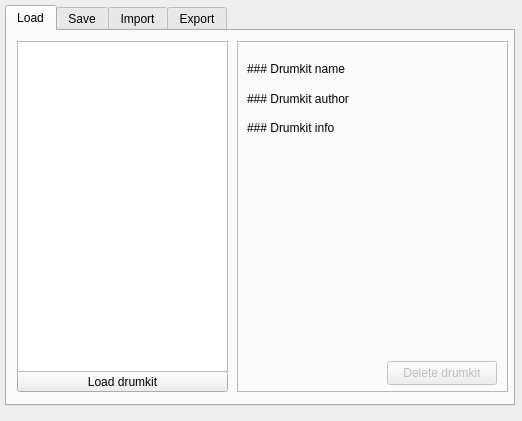
<ui version="4.0" >
 <class>DrumkitManager_UI</class>
 <widget class="QWidget" name="DrumkitManager_UI" >
  <property name="geometry" >
   <rect>
    <x>0</x>
    <y>0</y>
    <width>522</width>
    <height>421</height>
   </rect>
  </property>
  <property name="windowTitle" >
   <string>Form1</string>
  </property>
  <widget class="QTabWidget" name="tabWidget" >
   <property name="geometry" >
    <rect>
     <x>5</x>
     <y>5</y>
     <width>510</width>
     <height>401</height>
    </rect>
   </property>
   <widget class="QWidget" name="tab" >
    <attribute name="title" >
     <string>Load</string>
    </attribute>
    <widget class="QFrame" name="frame" >
     <property name="geometry" >
      <rect>
       <x>230</x>
       <y>10</y>
       <width>271</width>
       <height>351</height>
      </rect>
     </property>
     <property name="frameShape" >
      <enum>QFrame::StyledPanel</enum>
     </property>
     <property name="frameShadow" >
      <enum>QFrame::Raised</enum>
     </property>
     <widget class="QLabel" name="loadTab_drumkitAuthorLbl" >
      <property name="geometry" >
       <rect>
        <x>10</x>
        <y>40</y>
        <width>260</width>
        <height>35</height>
       </rect>
      </property>
      <property name="text" >
       <string>### Drumkit author</string>
      </property>
      <property name="alignment" >
       <set>Qt::AlignVCenter</set>
      </property>
     </widget>
     <widget class="QPushButton" name="loadTab_deleteDrumkitBtn" >
      <property name="enabled" >
       <bool>false</bool>
      </property>
      <property name="geometry" >
       <rect>
        <x>150</x>
        <y>320</y>
        <width>110</width>
        <height>24</height>
       </rect>
      </property>
      <property name="text" >
       <string>Delete drumkit</string>
      </property>
     </widget>
     <widget class="QLabel" name="loadTab_drumkitNameLbl" >
      <property name="geometry" >
       <rect>
        <x>10</x>
        <y>10</y>
        <width>260</width>
        <height>35</height>
       </rect>
      </property>
      <property name="text" >
       <string>### Drumkit name</string>
      </property>
     </widget>
     <widget class="QLabel" name="loadTab_drumkitInfoLbl" >
      <property name="geometry" >
       <rect>
        <x>10</x>
        <y>80</y>
        <width>260</width>
        <height>231</height>
       </rect>
      </property>
      <property name="text" >
       <string>### Drumkit info</string>
      </property>
      <property name="alignment" >
       <set>Qt::AlignTop</set>
      </property>
      <property name="wordWrap" >
       <bool>true</bool>
      </property>
     </widget>
    </widget>
    <widget class="QPushButton" name="loadTab_loadDrumkitBtn" >
     <property name="geometry" >
      <rect>
       <x>10</x>
       <y>340</y>
       <width>211</width>
       <height>21</height>
      </rect>
     </property>
     <property name="text" >
      <string>Load drumkit</string>
     </property>
     <property name="autoDefault" >
      <bool>false</bool>
     </property>
    </widget>
    <widget class="QListWidget" name="loadTabDrumkitListBox" >
     <property name="geometry" >
      <rect>
       <x>10</x>
       <y>10</y>
       <width>211</width>
       <height>331</height>
      </rect>
     </property>
     <property name="alternatingRowColors" >
      <bool>true</bool>
     </property>
    </widget>
   </widget>
   <widget class="QWidget" name="tab" >
    <attribute name="title" >
     <string>Save</string>
    </attribute>
    <widget class="QLabel" name="textLabel2" >
     <property name="geometry" >
      <rect>
       <x>10</x>
       <y>45</y>
       <width>130</width>
       <height>24</height>
      </rect>
     </property>
     <property name="text" >
      <string>Author</string>
     </property>
    </widget>
    <widget class="QLabel" name="textLabel3" >
     <property name="geometry" >
      <rect>
       <x>10</x>
       <y>85</y>
       <width>130</width>
       <height>24</height>
      </rect>
     </property>
     <property name="text" >
      <string>Info</string>
     </property>
    </widget>
    <widget class="QLineEdit" name="saveTab_authorTxt" >
     <property name="geometry" >
      <rect>
       <x>140</x>
       <y>45</y>
       <width>250</width>
       <height>24</height>
      </rect>
     </property>
    </widget>
    <widget class="QLabel" name="textLabel1_2" >
     <property name="geometry" >
      <rect>
       <x>10</x>
       <y>10</y>
       <width>130</width>
       <height>24</height>
      </rect>
     </property>
     <property name="text" >
      <string>Drumkit name</string>
     </property>
    </widget>
    <widget class="QPushButton" name="saveTab_saveBtn" >
     <property name="geometry" >
      <rect>
       <x>400</x>
       <y>10</y>
       <width>100</width>
       <height>24</height>
      </rect>
     </property>
     <property name="text" >
      <string>Save</string>
     </property>
     <property name="autoDefault" >
      <bool>false</bool>
     </property>
    </widget>
    <widget class="QLineEdit" name="saveTab_nameTxt" >
     <property name="geometry" >
      <rect>
       <x>140</x>
       <y>10</y>
       <width>250</width>
       <height>24</height>
      </rect>
     </property>
    </widget>
    <widget class="QTextEdit" name="saveTab_infoTxt" >
     <property name="geometry" >
      <rect>
       <x>140</x>
       <y>80</y>
       <width>251</width>
       <height>281</height>
      </rect>
     </property>
    </widget>
   </widget>
   <widget class="QWidget" name="tab" >
    <attribute name="title" >
     <string>Import</string>
    </attribute>
    <widget class="QLabel" name="textLabel1_3" >
     <property name="geometry" >
      <rect>
       <x>10</x>
       <y>10</y>
       <width>380</width>
       <height>20</height>
      </rect>
     </property>
     <property name="text" >
      <string>Drumkit filename</string>
     </property>
    </widget>
    <widget class="QLineEdit" name="importTab_drumkitPathTxt" >
     <property name="geometry" >
      <rect>
       <x>10</x>
       <y>30</y>
       <width>380</width>
       <height>24</height>
      </rect>
     </property>
    </widget>
    <widget class="QPushButton" name="importTab_browseBtn" >
     <property name="geometry" >
      <rect>
       <x>400</x>
       <y>30</y>
       <width>100</width>
       <height>24</height>
      </rect>
     </property>
     <property name="text" >
      <string>Browse</string>
     </property>
     <property name="autoDefault" >
      <bool>false</bool>
     </property>
    </widget>
    <widget class="QPushButton" name="importTab_importBtn" >
     <property name="geometry" >
      <rect>
       <x>400</x>
       <y>65</y>
       <width>100</width>
       <height>24</height>
      </rect>
     </property>
     <property name="text" >
      <string>Import</string>
     </property>
     <property name="autoDefault" >
      <bool>false</bool>
     </property>
    </widget>
    <widget class="QGroupBox" name="groupBox" >
     <property name="geometry" >
      <rect>
       <x>10</x>
       <y>60</y>
       <width>381</width>
       <height>301</height>
      </rect>
     </property>
     <property name="title" >
      <string/>
     </property>
     <widget class="QLabel" name="textLabel1_4" >
      <property name="geometry" >
       <rect>
        <x>10</x>
        <y>80</y>
        <width>360</width>
        <height>115</height>
       </rect>
      </property>
      <property name="text" >
       <string>&lt;b>&#xd;
Download more drumkits at &lt;br>&#xd;
http://www.hydrogen-music.org&#xd;
&lt;/b></string>
      </property>
      <property name="alignment" >
       <set>Qt::AlignTop</set>
      </property>
     </widget>
     <widget class="QLabel" name="importTab_infoLbl" >
      <property name="geometry" >
       <rect>
        <x>10</x>
        <y>10</y>
        <width>360</width>
        <height>50</height>
       </rect>
      </property>
      <property name="text" >
       <string>### The drumkit will be installed zncxbmzbxcmznxbcmz</string>
      </property>
      <property name="alignment" >
       <set>Qt::AlignTop</set>
      </property>
      <property name="wordWrap" >
       <bool>true</bool>
      </property>
     </widget>
    </widget>
   </widget>
   <widget class="QWidget" name="tab" >
    <attribute name="title" >
     <string>Export</string>
    </attribute>
    <widget class="QPushButton" name="exportTab_browseBtn" >
     <property name="geometry" >
      <rect>
       <x>400</x>
       <y>30</y>
       <width>100</width>
       <height>24</height>
      </rect>
     </property>
     <property name="text" >
      <string>Browse</string>
     </property>
     <property name="autoDefault" >
      <bool>false</bool>
     </property>
    </widget>
    <widget class="QLineEdit" name="exportTab_drumkitPathTxt" >
     <property name="geometry" >
      <rect>
       <x>10</x>
       <y>30</y>
       <width>380</width>
       <height>24</height>
      </rect>
     </property>
    </widget>
    <widget class="QLabel" name="textLabel1" >
     <property name="geometry" >
      <rect>
       <x>10</x>
       <y>10</y>
       <width>375</width>
       <height>20</height>
      </rect>
     </property>
     <property name="text" >
      <string>Drumkit directory</string>
     </property>
    </widget>
    <widget class="QComboBox" name="exportTab_drumkitList" >
     <property name="geometry" >
      <rect>
       <x>10</x>
       <y>65</y>
       <width>380</width>
       <height>24</height>
      </rect>
     </property>
    </widget>
    <widget class="QPushButton" name="exportTab_exportBtn" >
     <property name="enabled" >
      <bool>false</bool>
     </property>
     <property name="geometry" >
      <rect>
       <x>400</x>
       <y>65</y>
       <width>100</width>
       <height>24</height>
      </rect>
     </property>
     <property name="text" >
      <string>Export</string>
     </property>
     <property name="autoDefault" >
      <bool>false</bool>
     </property>
    </widget>
   </widget>
  </widget>
 </widget>
 <layoutdefault spacing="6" margin="11" />
 <tabstops>
  <tabstop>loadTab_loadDrumkitBtn</tabstop>
  <tabstop>loadTab_deleteDrumkitBtn</tabstop>
  <tabstop>saveTab_nameTxt</tabstop>
  <tabstop>saveTab_authorTxt</tabstop>
  <tabstop>saveTab_saveBtn</tabstop>
  <tabstop>importTab_drumkitPathTxt</tabstop>
  <tabstop>importTab_browseBtn</tabstop>
  <tabstop>importTab_importBtn</tabstop>
  <tabstop>exportTab_drumkitPathTxt</tabstop>
  <tabstop>exportTab_drumkitList</tabstop>
  <tabstop>exportTab_browseBtn</tabstop>
  <tabstop>exportTab_exportBtn</tabstop>
  <tabstop>tabWidget</tabstop>
 </tabstops>
 <includes/>
 <resources/>
 <connections/>
</ui>
